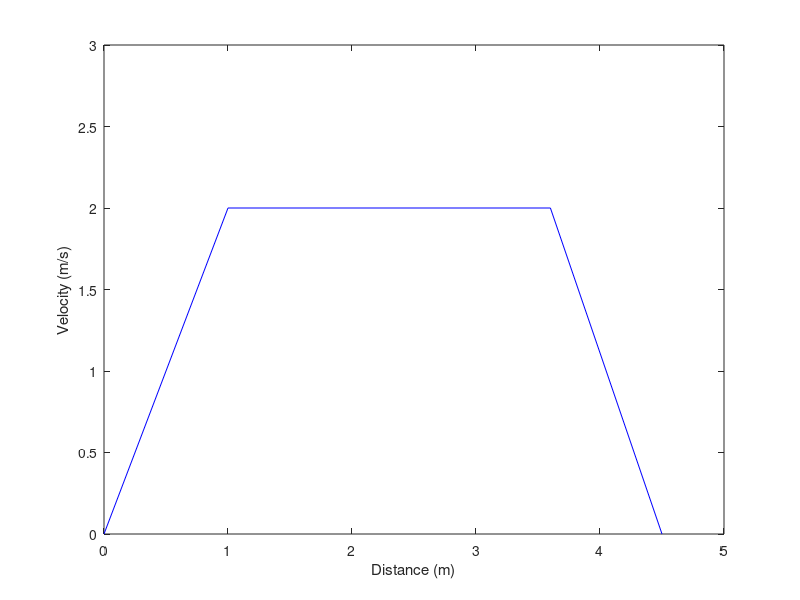

Here is the MATLAB script that generated this plot:

X2 = [0 1 3.6 4.5];
V2 = [0 2 2 0];
% X3 = [0 1.5 3.6 4.5];
% V3 = [0 3 3 0];

plot(X2,V2,'b')
% plot(X2,V2,'k',X3,V3,'b')
axis([0 5 0 3])
% legend('Velocity Profile (2m/s)','Location','Best')
% legend('Velocity Profile (2m/s)','Velocity Profile (3m/s)','Location','Best')
% set(gca, 'XTick', 1:7, 'XTickLabel', labels);
xlabel('Distance (m)')
ylabel('Velocity (m/s)')